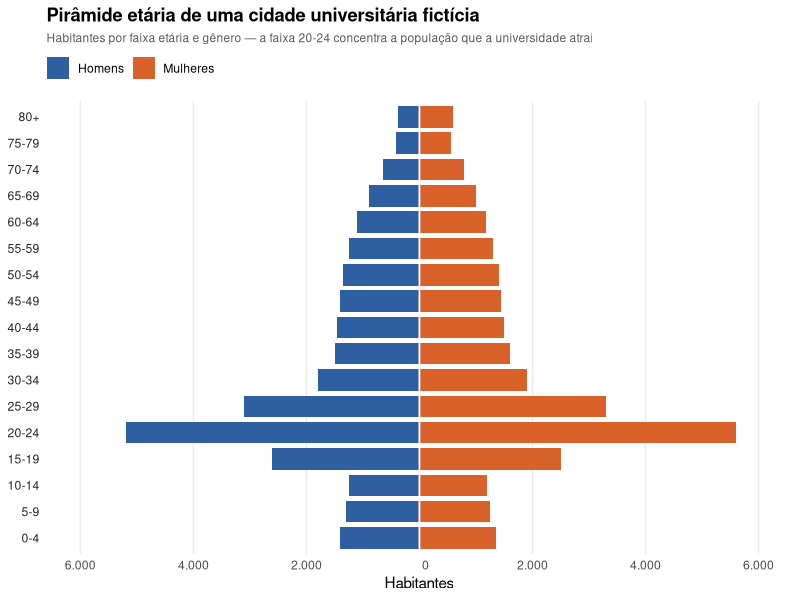

The R source for this figure:
# Libraries
library(ggplot2)
library(jsonlite)

# Dados 100% ficticios: piramide etaria de uma cidade universitaria ficticia
# (~35 mil habitantes), homens x mulheres por faixa de 5 anos.
#
# Escritos a mao, nao sorteados, pra desenhar uma forma que NAO e a piramide
# "livro-texto" (base larga, topo estreito) nem a "urna" de populacao
# envelhecida -- e uma cidade pequena cuja base economica e uma universidade
# publica grande: as faixas de 20-24 e 25-29 têm um EXCESSO de gente que não
# nasceu ali, puxado por matricula + pos-graduacao + gente que fica depois de
# formar. Sem esse inchaco deliberado no meio, o grafico so repetiria a forma
# generica que qualquer piramide etaria de livro didatico ja mostra.
idade <- factor(
  c("0-4", "5-9", "10-14", "15-19", "20-24", "25-29", "30-34", "35-39",
    "40-44", "45-49", "50-54", "55-59", "60-64", "65-69", "70-74", "75-79", "80+"),
  levels = c("0-4", "5-9", "10-14", "15-19", "20-24", "25-29", "30-34", "35-39",
             "40-44", "45-49", "50-54", "55-59", "60-64", "65-69", "70-74", "75-79", "80+")
)
homens   <- c(1400, 1300, 1250, 2600, 5200, 3100, 1800, 1500, 1450, 1400, 1350, 1250, 1100,  900,  650,  420,  380)
mulheres <- c(1350, 1250, 1200, 2500, 5600, 3300, 1900, 1600, 1500, 1450, 1400, 1300, 1180, 1000,  780,  560,  600)

dados <- data.frame(idade = idade, homens = homens, mulheres = mulheres)

# Formato longo pra desenhar os dois lados com o mesmo geom_col(): um valor
# ASSINADO so pra posicionar a barra (homens negativo, mulheres positivo), e o
# valor real preservado a parte pro rotulo/tooltip -- nunca mostrar um numero
# negativo pro leitor, o sinal e so um truque geometrico deste grafico.
longo <- rbind(
  data.frame(idade = idade, genero = "Homens",   valor = homens,   valor_assinado = -homens),
  data.frame(idade = idade, genero = "Mulheres", valor = mulheres, valor_assinado =  mulheres)
)
longo$genero <- factor(longo$genero, levels = c("Homens", "Mulheres"))

# Paleta propria deste grafico: azul-petroleo x terracota, croma alto nos
# dois, evitando o azul-bebe/rosa-bebe pastel que a maioria dos exemplos de
# piramide etaria usa.
cor_homens   <- "#2E5FA3"
cor_mulheres <- "#D9622B"

limite_eixo <- 6000
marcas <- seq(-limite_eixo, limite_eixo, by = 2000)

p <- ggplot(longo, aes(y = idade, x = valor_assinado, fill = genero)) +
  geom_col(width = 0.82) +
  geom_vline(xintercept = 0, colour = "white", linewidth = 0.6) +
  scale_fill_manual(name = NULL, values = c("Homens" = cor_homens, "Mulheres" = cor_mulheres)) +
  scale_x_continuous(
    breaks = marcas,
    labels = function(x) format(abs(x), big.mark = ".", decimal.mark = ",", scientific = FALSE),
    limits = c(-limite_eixo, limite_eixo)
  ) +
  labs(
    title = "Pirâmide etária de uma cidade universitária fictícia",
    subtitle = "Habitantes por faixa etária e gênero — a faixa 20-24 concentra a população que a universidade atrai",
    x = "Habitantes", y = NULL
  ) +
  theme_minimal(base_size = 11) +
  theme(
    legend.position = "top",
    legend.justification = "left",
    legend.margin = margin(t = 0, b = 4),
    plot.title = element_text(face = "bold"),
    plot.subtitle = element_text(colour = "grey35", size = 8.6, margin = margin(b = 8)),
    panel.grid.major.y = element_blank(),
    panel.grid.minor.x = element_blank(),
    axis.text.y = element_text(colour = "grey15")
  )

ggsave("output.png", plot = p, width = 9, height = 6.4, dpi = 150)

# ---------------------------------------------------------------------------
# Versao interativa: o D3 desenha a mesma piramide como estado inicial (valor
# absoluto) e acrescenta um segundo modo -- percentual da populacao total de
# cada genero -- que muda a LEITURA sem mudar a forma dos dados, so a escala.
# Hover destaca a barra e mostra o numero exato + percentual no tooltip.
#
# O R exporta os numeros e a paleta; o D3 recalcula as duas escalas (absoluta
# e percentual) a partir do mesmo array, do mesmo jeito que os outros
# graficos deste acervo com mais de um modo de leitura.
# ---------------------------------------------------------------------------
viz <- list(
  meta = list(
    rotuloHomens = "Homens",
    rotuloMulheres = "Mulheres",
    paleta = list(homens = cor_homens, mulheres = cor_mulheres)
  ),
  faixas = lapply(seq_len(nrow(dados)), function(i) {
    list(
      idade = as.character(dados$idade[i]),
      homens = dados$homens[i],
      mulheres = dados$mulheres[i]
    )
  })
)

write_json(viz, "data.json", auto_unbox = TRUE, digits = NA)
